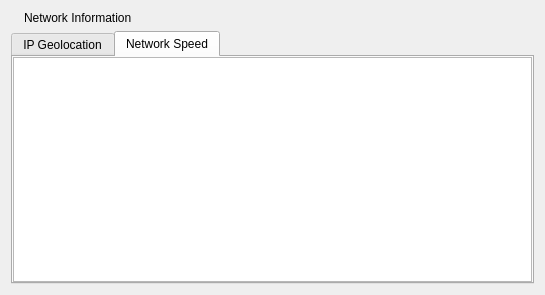
<?xml version="1.0" encoding="UTF-8"?>
<ui version="4.0">
 <author>Christophe Dumez</author>
 <class>NetworkDialog</class>
 <widget class="QDialog" name="NetworkDialog">
  <property name="geometry">
   <rect>
    <x>0</x>
    <y>0</y>
    <width>545</width>
    <height>295</height>
   </rect>
  </property>
  <property name="windowTitle">
   <string>Network Information</string>
  </property>
  <layout class="QVBoxLayout" name="networkDlgLayout">
   <item>
    <layout class="QHBoxLayout" name="titleHBoxLayout">
     <item>
      <widget class="QLabel" name="logo"/>
     </item>
     <item>
      <widget class="QLabel" name="labelName">
       <property name="text">
        <string notr="true">Network Information</string>
       </property>
       <property name="textInteractionFlags">
        <set>Qt::TextInteractionFlag::LinksAccessibleByMouse|Qt::TextInteractionFlag::TextSelectableByKeyboard|Qt::TextInteractionFlag::TextSelectableByMouse</set>
       </property>
      </widget>
     </item>
     <item>
      <spacer name="horizontalSpacer_6">
       <property name="orientation">
        <enum>Qt::Orientation::Horizontal</enum>
       </property>
       <property name="sizeHint" stdset="0">
        <size>
         <width>0</width>
         <height>0</height>
        </size>
       </property>
      </spacer>
     </item>
    </layout>
   </item>
   <item>
    <widget class="QTabWidget" name="tw_tabs">
     <property name="currentIndex">
      <number>1</number>
     </property>
     <widget class="QWidget" name="netInfoTab">
      <attribute name="title">
       <string>IP Geolocation</string>
      </attribute>
      <layout class="QVBoxLayout" name="netInfoTabLayout">
       <property name="leftMargin">
        <number>0</number>
       </property>
       <property name="topMargin">
        <number>0</number>
       </property>
       <property name="rightMargin">
        <number>0</number>
       </property>
       <property name="bottomMargin">
        <number>0</number>
       </property>
       <item>
        <widget class="QTextBrowser" name="ipLocationData">
         <property name="openExternalLinks">
          <bool>true</bool>
         </property>
        </widget>
       </item>
      </layout>
     </widget>
     <widget class="QWidget" name="netSpeedTab">
      <attribute name="title">
       <string>Network Speed</string>
      </attribute>
      <layout class="QVBoxLayout" name="netSpeedTabLayout">
       <property name="leftMargin">
        <number>0</number>
       </property>
       <property name="topMargin">
        <number>0</number>
       </property>
       <property name="rightMargin">
        <number>0</number>
       </property>
       <property name="bottomMargin">
        <number>0</number>
       </property>
       <item>
        <widget class="QTextBrowser" name="netspeedData">
         <property name="lineWrapMode">
          <enum>QTextEdit::LineWrapMode::NoWrap</enum>
         </property>
         <property name="openExternalLinks">
          <bool>true</bool>
         </property>
        </widget>
       </item>
      </layout>
     </widget>
    </widget>
   </item>
  </layout>
 </widget>
 <resources/>
 <connections/>
</ui>
